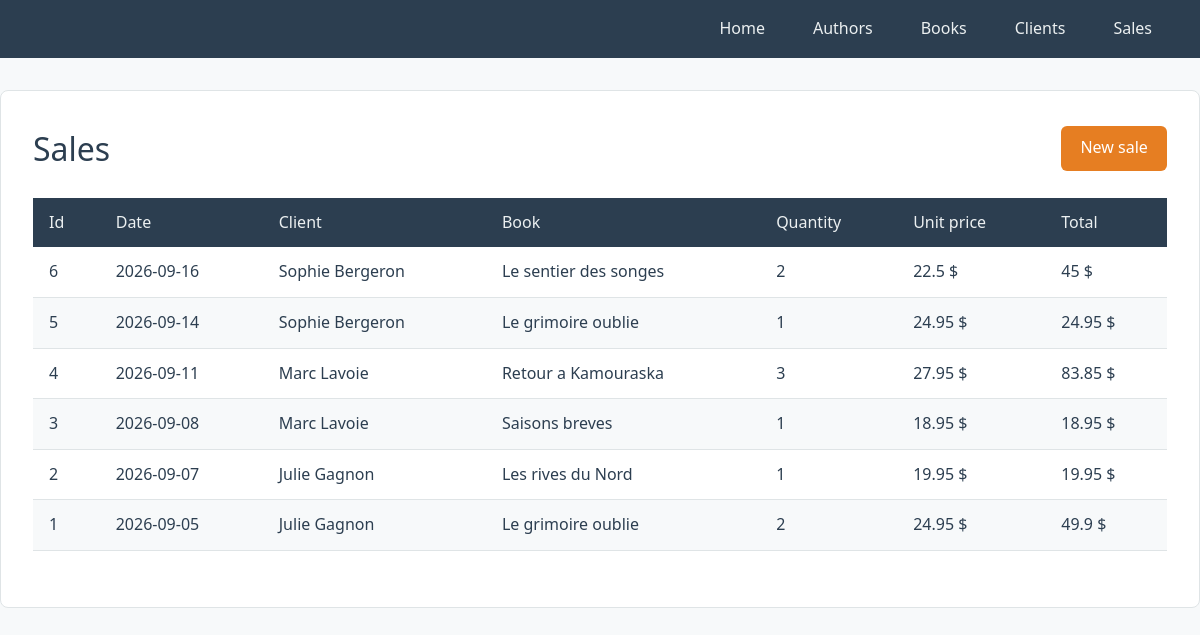
Page /sale-index.php on the committed database.
### tables this page shows
CREATE TABLE IF NOT EXISTS `sale` (
	`id` INT NOT NULL AUTO_INCREMENT,
    `quantity` INT NOT NULL DEFAULT 1,
    `sold_date` DATE NOT NULL,
    `unit_price` DOUBLE NOT NULL,
    `book_id` INT NOT NULL,
    `client_id` INT NOT NULL,
    PRIMARY KEY (`id`),
    CONSTRAINT `fk_book_id`
		FOREIGN KEY (`book_id`) REFERENCES `book` (`id`),
	CONSTRAINT `fk_client_id`
		FOREIGN KEY (`client_id`) REFERENCES `client` (`id`)
 );

CREATE TABLE IF NOT EXISTS `client` (
	`id` INT NOT NULL AUTO_INCREMENT,
    `name` VARCHAR(45) NOT NULL,
    `address` VARCHAR(60) NULL,
    `zip_code` VARCHAR(10) NULL,
    `phone` VARCHAR(20) NULL,
    `email` VARCHAR(100) NOT NULL UNIQUE,
    PRIMARY KEY (`id`)
 );

CREATE TABLE IF NOT EXISTS `book` (
	`id` INT NOT NULL AUTO_INCREMENT,
    `title` VARCHAR(60) NOT NULL,
    `isbn` VARCHAR(20) NOT NULL UNIQUE,
    `description` TEXT NULL,
    `price` DOUBLE NOT NULL,
    `author_id` INT NOT NULL,
    PRIMARY KEY (`id`),
    CONSTRAINT `fk_book_author`
		FOREIGN KEY (`author_id`) REFERENCES `author` (`id`)
 );

### classes/Sale.php (called while the page is built, shortened)
<?php
class Sale extends CRUD {
    public int $quantity;
    public float $unit_price;
    public function __construct($quantity = 0, $sold_date = '', $unit_price = 0) {
        $this->quantity = $quantity;
        $this->unit_price = $unit_price;
    }
    public function selectWithDetails():array {
        $sql = "SELECT sale.*, client.name AS client_name, book.title AS book_title
                FROM sale
                INNER JOIN client ON sale.client_id = client.id
                INNER JOIN book ON sale.book_id = book.id
                ORDER BY sale.sold_date DESC";
        $stmt = $this->query($sql);
        return $stmt->fetchAll();
    }
    public function calculateTotal():float {
        return $this->quantity * $this->unit_price;
    }
}

### sale-index.php (the view, shortened to what this page needs)
<?php
require_once('classes/Sale.php');
$saleObj = new Sale;
$sales = $saleObj->selectWithDetails();
?>
<!DOCTYPE html>
<html lang="fr">
<head>
    <link rel="stylesheet" href="css/style.css">
</head>
<body>
    <?php require_once('includes/nav.php'); ?>
    <main class="container">
        <div class="page-header">
            <h1>Sales</h1>
            <a href="sale-create.php" class="btn">New sale</a>
        </div>
        <table>
            <thead>
                <tr>
                    <th>Id</th>
                    <th>Date</th>
                    <th>Client</th>
                    <th>Book</th>
                    <th>Quantity</th>
                    <th>Unit price</th>
                    <th>Total</th>
                </tr>
            </thead>
            <tbody>
                <?php foreach($sales as $row) {
                    $item = new Sale($row['quantity'], $row['sold_date'], $row['unit_price']);
                ?>
                    <tr>
                        <td><?= $row['id'] ?></td>
                        <td><?= $row['sold_date'] ?></td>
                        <td><?= $row['client_name'] ?></td>
                        <td><?= $row['book_title'] ?></td>
                        <td><?= $row['quantity'] ?></td>
                        <td><?= $row['unit_price'] ?> $</td>
                        <td><?= $item->calculateTotal() ?> $</td>
                    </tr>
                <?php
                }
                ?>
            </tbody>
        </table>
    </main>
</body>
</html>

### css/style.css (style rules this page uses)
:root { --dark: #2c3e50; --accent: #e67e22; --accent-hover: #d35400; --light: #ecf0f1; --border: #dfe4e6; --bg: #f7f9fa; --red: #c0392b; --red-hover: #a93226; --link: #185fa5; --white: #fff; }
* { margin: 0; padding: 0; box-sizing: border-box; }
body { font-family: system-ui, -apple-system, sans-serif; line-height: 1.6; color: var(--dark); background-color: var(--bg); }
.container { max-width: 1440px; margin: 2rem auto; padding: 2rem; background-color: var(--white); border: 1px solid var(--border); border-radius: 8px; }
h1, h2 { margin-bottom: 1.5rem; font-weight: 500; }
.page-header { display: flex; justify-content: space-between; align-items: center; margin-bottom: 1.5rem; }
.page-header h1 { margin-bottom: 0; }
table { width: 100%; border-collapse: collapse; margin-bottom: 1.5rem; }
th { background-color: var(--dark); color: var(--light); text-align: left; padding: 0.75rem 1rem; font-weight: 500; }
td { padding: 0.75rem 1rem; border-bottom: 1px solid var(--border); }
tbody tr:nth-child(even) { background-color: var(--bg); }
.btn { display: inline-block; background-color: var(--accent); color: var(--white); padding: 0.6rem 1.2rem; border: none; border-radius: 6px; text-decoration: none; font-size: 1rem; font-family: inherit; cursor: pointer; }

### rows in the picture
sale: id "6", sold_date "2026-09-16", client.name "Sophie Bergeron", book.title "Le sentier des songes", quantity "2", unit_price "22.5", $item->calculateTotal() "45"
sale: id "5", sold_date "2026-09-14", client.name "Sophie Bergeron", book.title "Le grimoire oublie", quantity "1", unit_price "24.95"
sale: id "4", sold_date "2026-09-11", client.name "Marc Lavoie", book.title "Retour a Kamouraska", quantity "3", unit_price "27.95", $item->calculateTotal() "83.85"
sale: id "3", sold_date "2026-09-08", client.name "Marc Lavoie", book.title "Saisons breves", quantity "1", unit_price "18.95"
sale: id "2", sold_date "2026-09-07", client.name "Julie Gagnon", book.title "Les rives du Nord", quantity "1", unit_price "19.95"
sale: id "1", sold_date "2026-09-05", client.name "Julie Gagnon", book.title "Le grimoire oublie", quantity "2", unit_price "24.95", $item->calculateTotal() "49.9"
